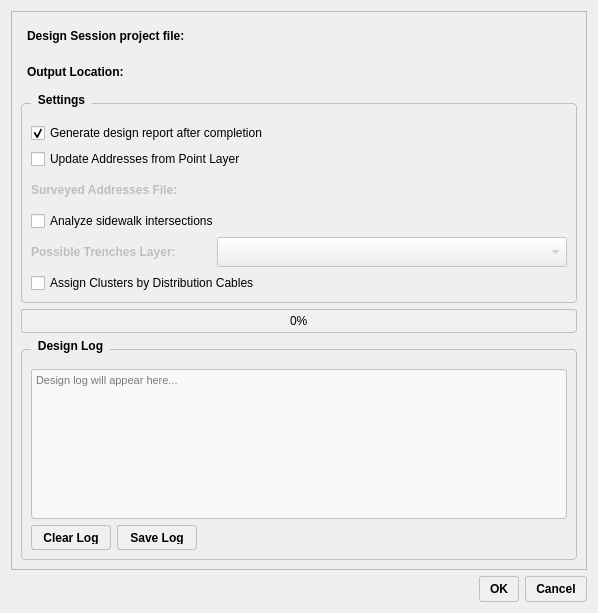
<?xml version="1.0" encoding="UTF-8"?>
<ui version="4.0">
    <class>DesignToolDialogBase</class>
    <widget class="QDialog" name="DesignToolDialogBase">
        <property name="geometry">
            <rect>
                <x>0</x>
                <y>0</y>
                <width>576</width>
                <height>600</height>
            </rect>
        </property>
        <property name="windowTitle">
            <string>Design Tool</string>
        </property>
        <property name="styleSheet">
            <string notr="true">/* Import Geist font */
QDialog {
    font-family: &quot;Geist&quot;, &quot;Segoe UI&quot;, Arial, sans-serif;
    font-size: 9pt;
}

QLabel {
    font-family: &quot;Geist&quot;, &quot;Segoe UI&quot;, Arial, sans-serif;
    font-weight: 500;
}

QGroupBox {
    font-family: &quot;Geist&quot;, &quot;Segoe UI&quot;, Arial, sans-serif;
    font-weight: 600;
    font-size: 9pt;
    border: 1px solid #c0c0c0;
    border-radius: 4px;
    margin-top: 10px;
    padding-top: 10px;
}

QGroupBox::title {
    subcontrol-origin: margin;
    left: 10px;
    padding: 0 5px 0 5px;
}

QCheckBox {
    font-family: &quot;Geist&quot;, &quot;Segoe UI&quot;, Arial, sans-serif;
    font-weight: 400;
}

QPushButton {
    font-family: &quot;Geist&quot;, &quot;Segoe UI&quot;, Arial, sans-serif;
    font-weight: 500;
    background-color: #f0f0f0;
    border: 1px solid #c0c0c0;
    border-radius: 3px;
    padding: 5px 10px;
}

QPushButton:hover {
    background-color: #e0e0e0;
}

QPushButton:pressed {
    background-color: #d0d0d0;
}

QTextEdit {
    font-family: &quot;Geist Mono&quot;, &quot;Courier New&quot;, monospace;
    font-size: 8.5pt;
    background-color: #f8f8f8;
    border: 1px solid #c0c0c0;
    border-radius: 3px;
}

QProgressBar {
    font-family: &quot;Geist&quot;, &quot;Segoe UI&quot;, Arial, sans-serif;
    border: 1px solid #c0c0c0;
    border-radius: 3px;
    text-align: center;
    background-color: #f0f0f0;
}

QProgressBar::chunk {
    background-color: #4CAF50;
    border-radius: 2px;
}</string>
        </property>
        <layout class="QVBoxLayout" name="verticalLayout_2">
            <item>
                <widget class="QFrame" name="frame">
                    <property name="frameShape">
                        <enum>QFrame::StyledPanel</enum>
                    </property>
                    <property name="frameShadow">
                        <enum>QFrame::Raised</enum>
                    </property>
                    <layout class="QVBoxLayout" name="verticalLayout_3">
                        <item>
                            <layout class="QHBoxLayout" name="horizontalLayout_2">
                                <item>
                                    <widget class="QLabel" name="label">
                                        <property name="minimumSize">
                                            <size>
                                                <width>180</width>
                                                <height>0</height>
                                            </size>
                                        </property>
                                        <property name="maximumSize">
                                            <size>
                                                <width>180</width>
                                                <height>16777215</height>
                                            </size>
                                        </property>
                                        <property name="text">
                                            <string>Design Session project file:</string>
                                        </property>
                                    </widget>
                                </item>
                                <item>
                                    <widget class="QgsFileWidget" name="designSessionProjectFile">
                                        <property name="minimumSize">
                                            <size>
                                                <width>350</width>
                                                <height>30</height>
                                            </size>
                                        </property>
                                        <property name="maximumSize">
                                            <size>
                                                <width>350</width>
                                                <height>30</height>
                                            </size>
                                        </property>
                                        <property name="filter">
                                            <string>QGIS Project Files (*.qgs *.qgz)</string>
                                        </property>
                                        <property name="storageMode">
                                            <enum>QgsFileWidget::GetFile</enum>
                                        </property>
                                    </widget>
                                </item>
                            </layout>
                        </item>
                        <item>
                            <layout class="QHBoxLayout" name="horizontalLayout">
                                <item>
                                    <widget class="QLabel" name="label_2">
                                        <property name="minimumSize">
                                            <size>
                                                <width>180</width>
                                                <height>0</height>
                                            </size>
                                        </property>
                                        <property name="maximumSize">
                                            <size>
                                                <width>180</width>
                                                <height>16777215</height>
                                            </size>
                                        </property>
                                        <property name="text">
                                            <string>Output Location:</string>
                                        </property>
                                    </widget>
                                </item>
                                <item>
                                    <widget class="QgsFileWidget" name="OutputDirectoryOfGeneratedReports">
                                        <property name="minimumSize">
                                            <size>
                                                <width>350</width>
                                                <height>30</height>
                                            </size>
                                        </property>
                                        <property name="maximumSize">
                                            <size>
                                                <width>350</width>
                                                <height>30</height>
                                            </size>
                                        </property>
                                        <property name="storageMode">
                                            <enum>QgsFileWidget::GetDirectory</enum>
                                        </property>
                                    </widget>
                                </item>
                            </layout>
                        </item>
                        <item>
                            <spacer name="verticalSpacer_4">
                                <property name="orientation">
                                    <enum>Qt::Vertical</enum>
                                </property>
                                <property name="sizeHint" stdset="0">
                                    <size>
                                        <width>20</width>
                                        <height>10</height>
                                    </size>
                                </property>
                            </spacer>
                        </item>
                        <!-- New Settings Section -->
                        <item>
                            <widget class="QGroupBox" name="settingsGroupBox">
                                <property name="title">
                                    <string>Settings</string>
                                </property>
                                <layout class="QVBoxLayout" name="verticalLayout_4">
                                    <item>
                                        <widget class="QCheckBox" name="generateReportCheckbox">
                                            <property name="checked">
                                                <bool>true</bool>
                                            </property>
                                            <property name="text">
                                                <string>Generate design report after completion</string>
                                            </property>
                                            <property name="toolTip">
                                                <string>Generate a detailed HTML report summarizing design results</string>
                                            </property>
                                        </widget>
                                    </item>
                                    <item>
                                        <widget class="QCheckBox" name="updateAddressesCheckbox">
                                            <property name="text">
                                                <string>Update Addresses from Point Layer</string>
                                            </property>
                                            <property name="toolTip">
                                                <string>Update In_homepoints layer in the design session project with data from a point layer</string>
                                            </property>
                                        </widget>
                                    </item>
                                    <item>
                                        <layout class="QVBoxLayout" name="addressesSettingsLayout">
                                            <!-- <item>
                                                <layout class="QHBoxLayout" name="horizontalLayout_4">
                                                    <item>
                                                        <widget class="QLabel" name="pointLayerLabel">
                                                            <property name="minimumSize">
                                                                <size>
                                                                    <width>180</width>
                                                                    <height>0</height>
                                                                </size>
                                                            </property>
                                                            <property name="maximumSize">
                                                                <size>
                                                                    <width>180</width>
                                                                    <height>16777215</height>
                                                                </size>
                                                            </property>
                                                            <property name="text">
                                                                <string>Point Layer for Addresses:</string>
                                                            </property>
                                                            <property name="enabled">
                                                                <bool>false</bool>
                                                            </property>
                                                        </widget>
                                                    </item>
                                                    <item>
                                                        <widget class="QgsMapLayerComboBox" name="pointLayerComboBox">
                                                            <property name="minimumSize">
                                                                <size>
                                                                    <width>350</width>
                                                                    <height>30</height>
                                                                </size>
                                                            </property>
                                                            <property name="maximumSize">
                                                                <size>
                                                                    <width>350</width>
                                                                    <height>30</height>
                                                                </size>
                                                            </property>
                                                            <property name="enabled">
                                                                <bool>false</bool>
                                                            </property>
                                                            <property name="toolTip">
                                                                <string>Select a point layer to update the In_homepoints layer in the design session project</string>
                                                            </property>
                                                        </widget>
                                                    </item>
                                                </layout>
                                            </item> -->
                                            <item>
                                                <layout class="QHBoxLayout" name="horizontalLayout_5">
                                                    <item>
                                                        <widget class="QLabel" name="surveyedAddressesLabel">
                                                            <property name="minimumSize">
                                                                <size>
                                                                    <width>180</width>
                                                                    <height>0</height>
                                                                </size>
                                                            </property>
                                                            <property name="maximumSize">
                                                                <size>
                                                                    <width>180</width>
                                                                    <height>16777215</height>
                                                                </size>
                                                            </property>
                                                            <property name="text">
                                                                <string>Surveyed Addresses File:</string>
                                                            </property>
                                                            <property name="enabled">
                                                                <bool>false</bool>
                                                            </property>
                                                        </widget>
                                                    </item>
                                                    <item>
                                                        <widget class="QgsFileWidget" name="surveyedAddressesFile">
                                                            <property name="minimumSize">
                                                                <size>
                                                                    <width>350</width>
                                                                    <height>30</height>
                                                                </size>
                                                            </property>
                                                            <property name="maximumSize">
                                                                <size>
                                                                    <width>350</width>
                                                                    <height>30</height>
                                                                </size>
                                                            </property>
                                                            <property name="filter">
                                                                <string>GIS Files (*.shp *.geojson *.gpkg *.kml *.json);;All Files (*.*)</string>
                                                            </property>
                                                            <property name="storageMode">
                                                                <enum>QgsFileWidget::GetFile</enum>
                                                            </property>
                                                            <property name="enabled">
                                                                <bool>false</bool>
                                                            </property>
                                                            <property name="toolTip">
                                                                <string>Select a GIS file containing surveyed addresses (external to current project)</string>
                                                            </property>
                                                        </widget>
                                                    </item>
                                                </layout>
                                            </item>
                                        </layout>
                                    </item>
                                    <item>
                                        <widget class="QCheckBox" name="analyzeIntersectionsCheckbox">
                                            <property name="checked">
                                                <bool>false</bool>
                                            </property>
                                            <property name="text">
                                                <string>Analyze sidewalk intersections</string>
                                            </property>
                                            <property name="toolTip">
                                                <string>Fix sidewalk geometries and find intersections with clipped layer</string>
                                            </property>
                                        </widget>
                                    </item>
                                    <item>
                                        <layout class="QVBoxLayout" name="intersectionsSettingsLayout">
                                            <item>
                                                <layout class="QHBoxLayout" name="horizontalLayout_6">
                                                    <item>
                                                        <widget class="QLabel" name="trenchesLayerLabel">
                                                            <property name="minimumSize">
                                                                <size>
                                                                    <width>180</width>
                                                                    <height>0</height>
                                                                </size>
                                                            </property>
                                                            <property name="maximumSize">
                                                                <size>
                                                                    <width>180</width>
                                                                    <height>16777215</height>
                                                                </size>
                                                            </property>
                                                            <property name="text">
                                                                <string>Possible Trenches Layer:</string>
                                                            </property>
                                                            <property name="enabled">
                                                                <bool>false</bool>
                                                            </property>
                                                            <property name="toolTip">
                                                                <string>Select a line layer representing possible trench locations for intersection analysis</string>
                                                            </property>
                                                        </widget>
                                                    </item>
                                                    <item>
                                                        <widget class="QgsMapLayerComboBox" name="trenchesLayerComboBox">
                                                            <property name="minimumSize">
                                                                <size>
                                                                    <width>350</width>
                                                                    <height>30</height>
                                                                </size>
                                                            </property>
                                                            <property name="maximumSize">
                                                                <size>
                                                                    <width>350</width>
                                                                    <height>30</height>
                                                                </size>
                                                            </property>
                                                            <property name="enabled">
                                                                <bool>false</bool>
                                                            </property>
                                                            <property name="toolTip">
                                                                <string>Select a line layer to check intersections with sidewalk geometries</string>
                                                            </property>
                                                        </widget>
                                                    </item>
                                                </layout>
                                            </item>
                                        </layout>
                                    </item>
                                    <item>
                                        <widget class="QCheckBox" name="assignClustersByDistributionCheckbox">
                                            <property name="checked">
                                                <bool>false</bool>
                                            </property>
                                            <property name="text">
                                                <string>Assign Clusters by Distribution Cables</string>
                                            </property>
                                            <property name="toolTip">
                                                <string>Group drop points by distribution cables and automatically create clusters based on cable groups</string>
                                            </property>
                                        </widget>
                                    </item>
                                </layout>
                            </widget>
                            </item>
                            <item>
                                <spacer name="verticalSpacer_7">
                                    <property name="orientation">
                                        <enum>Qt::Vertical</enum>
                                    </property>
                                    <property name="sizeHint" stdset="0">
                                        <size>
                                            <width>20</width>
                                            <height>5</height>
                                        </size>
                                    </property>
                                </spacer>
                            </item>
                            <item>
                                <widget class="QProgressBar" name="progressBar">
                                    <property name="value">
                                        <number>0</number>
                                    </property>
                                </widget>
                            </item>
                            <item>
                                <spacer name="verticalSpacer_6">
                                    <property name="orientation">
                                        <enum>Qt::Vertical</enum>
                                    </property>
                                    <property name="sizeHint" stdset="0">
                                        <size>
                                            <width>20</width>
                                            <height>5</height>
                                        </size>
                                    </property>
                                </spacer>
                            </item>
                            <item>
                                <widget class="QGroupBox" name="logGroupBox">
                                    <property name="title">
                                        <string>Design Log</string>
                                    </property>
                                    <layout class="QVBoxLayout" name="verticalLayout">
                                        <item>
                                            <widget class="QTextEdit" name="logTextEdit">
                                                <property name="minimumSize">
                                                    <size>
                                                        <width>0</width>
                                                        <height>150</height>
                                                    </size>
                                                </property>
                                                <property name="readOnly">
                                                    <bool>true</bool>
                                                </property>
                                                <property name="html">
                                                    <string>&lt;!DOCTYPE HTML PUBLIC &quot;-//W3C//DTD HTML 4.0//EN&quot; &quot;http://www.w3.org/TR/REC-html40/strict.dtd&quot;&gt;
&lt;html&gt;&lt;head&gt;&lt;meta name=&quot;qrichtext&quot; content=&quot;1&quot; /&gt;&lt;style type=&quot;text/css&quot;&gt;
p, li { white-space: pre-wrap; }
&lt;/style&gt;&lt;/head&gt;&lt;body style=&quot; font-family:'Geist Mono','Courier New','monospace'; font-size:8.5pt; font-weight:400; font-style:normal;&quot;&gt;
&lt;p style=&quot;-qt-paragraph-type:empty; margin-top:0px; margin-bottom:0px; margin-left:0px; margin-right:0px; -qt-block-indent:0; text-indent:0px; font-family:'MS Shell Dlg 2'; font-size:8.25pt;&quot;&gt;&lt;br /&gt;&lt;/p&gt;&lt;/body&gt;&lt;/html&gt;</string>
                                                </property>
                                                <property name="placeholderText">
                                                    <string>Design log will appear here...</string>
                                                </property>
                                            </widget>
                                        </item>
                                        <item>
                                            <layout class="QHBoxLayout" name="horizontalLayout_3">
                                                <item>
                                                    <widget class="QPushButton" name="clearLogButton">
                                                        <property name="minimumSize">
                                                            <size>
                                                                <width>80</width>
                                                                <height>25</height>
                                                            </size>
                                                        </property>
                                                        <property name="text">
                                                            <string>Clear Log</string>
                                                        </property>
                                                    </widget>
                                                </item>
                                                <item>
                                                    <widget class="QPushButton" name="saveLogButton">
                                                        <property name="minimumSize">
                                                            <size>
                                                                <width>80</width>
                                                                <height>25</height>
                                                            </size>
                                                        </property>
                                                        <property name="text">
                                                            <string>Save Log</string>
                                                        </property>
                                                    </widget>
                                                </item>
                                                <item>
                                                    <spacer name="horizontalSpacer_3">
                                                        <property name="orientation">
                                                            <enum>Qt::Horizontal</enum>
                                                        </property>
                                                        <property name="sizeHint" stdset="0">
                                                            <size>
                                                                <width>40</width>
                                                                <height>20</height>
                                                            </size>
                                                        </property>
                                                    </spacer>
                                                </item>
                                            </layout>
                                        </item>
                                    </layout>
                                </widget>
                            </item>
                        </layout>
                    </widget>
                </item>
                <item>
                    <widget class="QDialogButtonBox" name="button_box">
                        <property name="orientation">
                            <enum>Qt::Horizontal</enum>
                        </property>
                        <property name="standardButtons">
                            <set>QDialogButtonBox::Cancel|QDialogButtonBox::Ok</set>
                        </property>
                    </widget>
                </item>
            </layout>
        </widget>
        <customwidgets>
            <customwidget>
                <class>QgsFileWidget</class>
                <extends>QWidget</extends>
                <header>qgsfilewidget.h</header>
            </customwidget>
            <customwidget>
                <class>QgsMapLayerComboBox</class>
                <extends>QComboBox</extends>
                <header>qgsmaplayercombobox.h</header>
            </customwidget>
        </customwidgets>
        <resources/>
        <connections>
            <connection>
                <sender>button_box</sender>
                <signal>rejected()</signal>
                <receiver>DesignToolDialogBase</receiver>
                <slot>reject()</slot>
                <hints>
                    <hint type="sourcelabel">
                        <x>20</x>
                        <y>20</y>
                    </hint>
                    <hint type="destinationlabel">
                        <x>20</x>
                        <y>20</y>
                    </hint>
                </hints>
            </connection>
            <connection>
                <sender>button_box</sender>
                <signal>accepted()</signal>
                <receiver>DesignToolDialogBase</receiver>
                <slot>accept()</slot>
                <hints>
                    <hint type="sourcelabel">
                        <x>20</x>
                        <y>20</y>
                    </hint>
                    <hint type="destinationlabel">
                        <x>20</x>
                        <y>20</y>
                    </hint>
                </hints>
            </connection>
        </connections>
    </ui>
